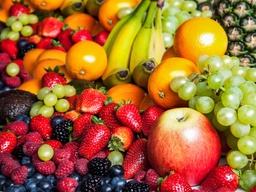
#> input picture Assignment_4/img/fruit.jpg, 256 x 192 px, shrunk from 1200 x 900 before the run
$ jupyter execute --allow-errors Assignment_4.ipynb
#> lines starting #> are read from the running program, lines starting #| are printed output that depends on the picture; after the words box and inside, x2 and y2 are one past the last pixel; in counts of white or black regions, pixels touching at a corner belong together
[cell 1]
import cv2 as cv
import numpy as np
import matplotlib.pyplot as plt
from mpl_toolkits.mplot3d import Axes3D
import os

# Utility Functions

[cell 2]
def spatial_to_freq(img: np.ndarray) -> np.ndarray:
    # Calculate the 2D discrete Fourier Transform
    f = np.fft.fft2(img)
    # Shift the zero-frequency component to the center of the spectrum
    fshift = np.fft.fftshift(f)

    return fshift


def freq_to_spatial(freq_img: np.ndarray) -> np.ndarray:
    # Shift the zero-frequency component to the center of the spectrum
    f_ishift = np.fft.ifftshift(freq_img)
    # Calculate the 2D discrete Fourier Transform
    img_back = np.fft.ifft2(f_ishift)

    # Normalize the image
    img_back = np.abs(img_back)

    return img_back


def calculate_magnitude_spectrum(img: np.ndarray) -> np.ndarray:
    np.seterr(divide='ignore')

    result = 20 * np.log(np.abs(img))
    result = np.abs(result).astype(np.uint8)

    return result


def apply_mask(img: np.ndarray, mask: np.ndarray): return img * mask


def grayscale_read(path: str) -> np.ndarray: return cv.imread(path, cv.IMREAD_GRAYSCALE)


def plot_3D(mask: np.ndarray, title: str = "", folder: str = ""):
    width, height = mask.shape

    fig = plt.figure()
    ax = Axes3D(fig)

    fig.add_axes(ax)

    X = np.arange(0, width, 1)
    Y = np.arange(0, height, 1)
    X, Y = np.meshgrid(X, Y)
    Z = mask[X, Y]

    ax.plot_surface(X, Y, Z, cmap='viridis')
    fig.suptitle(title)
    plt.savefig(f"{folder}/{title}.png")

    ax.remove()
    plt.close()

# Mask Generate

## Notch Filter

[cell 3]
def create_notch_mask(height: int, width: int, radius: int = 10, invert: bool = False) -> np.ndarray:
    mask = np.zeros((height, width), np.uint8)

    for i in range(height):
        for j in range(width):
            if np.sqrt((i - height / 2) ** 2 + (j - width / 2) ** 2) <= radius:
                mask[i, j] = 1

    if invert:
        mask = 1 - mask

    return mask

## Gaussian Filter

[cell 4]
def create_gaussian_mask(height: int, width: int, D0: float = 10, invert: bool = False) -> np.ndarray:
    mask = np.zeros((height, width), np.uint8)

    # Change to float
    mask = np.float32(mask)

    cX, cY = width // 2, height // 2

    for i in range(-cY, cY):
        for j in range(-cX, cX):
            distance = np.sqrt(i ** 2 + j ** 2)
            mask[i + cY, j + cX] = np.exp(-(distance ** 2) / (2 * (D0 ** 2)))

    if invert:
        mask = 1 - mask

    return mask

## Butterworth Filter

[cell 5]
def create_butterworth_mask(height: int, width: int, D0: int = 10, n: int = 1, invert: bool = False) -> np.ndarray:
    mask = np.zeros((height, width), np.uint8)

    # Change to float
    mask = np.float32(mask)

    cX, cY = width // 2, height // 2

    for i in range(-cY, cY):
        for j in range(-cX, cX):
            distance = np.sqrt(i ** 2 + j ** 2)
            mask[i + cY, j + cX] = 1 / (1 + (distance / D0) ** (2 * n))

    if invert:
        mask = 1 - mask

    return mask

# Processing Functions

[cell 6]
def process(img: np.ndarray, img_name: str) -> None:

    if not os.path.exists(f"out/{img_name}"):
        os.makedirs(f"out/{img_name}")

    freq_img = spatial_to_freq(img)
    width, height = freq_img.shape

    # Radius
    radius_list = [10, 50, 100]

    # Cut-off D0
    D0_list = [10, 50, 100]

    # Butterworth n
    n_list = np.arange(1, 6, 1)

    # Notch Mask
    low_pass_notch = [{
        "mask": create_notch_mask(width, height, radius),
        "title": f"LowPass r {radius}",
        "type": "notch"
    } for radius in radius_list]

    high_pass_notch = [{
        "mask": create_notch_mask(width, height, radius, invert=True),
        "title": f"HighPass r {radius}",
        "type": "notch"
    } for radius in radius_list]

    # Gaussian Mask
    low_pass_gaussian = [{
        "mask": create_gaussian_mask(width, height, D0),
        "title": f"LowPass D0 {D0}",
        "type": "gaussian"
    } for D0 in D0_list]

    high_pass_gaussian = [{
        "mask": create_gaussian_mask(width, height, D0, invert=True),
        "title": f"HighPass D0 {D0}",
        "type": "gaussian"
    } for D0 in D0_list]

    # Butterworth Mask
    low_pass_butterworth = [{
        "mask": create_butterworth_mask(width, height, D0, n),
        "title": f"LowPass D0 {D0} n {n}",
        "type": "butterworth"
    } for D0 in D0_list for n in n_list]

    high_pass_butterworth = [{
        "mask": create_butterworth_mask(width, height, D0, n, invert=True),
        "title": f"HighPass D0 {D0} n {n}",
        "type": "butterworth"
    } for D0 in D0_list for n in n_list]

    # Concatenate all masks
    masks = low_pass_notch + high_pass_notch + \
        low_pass_gaussian + high_pass_gaussian + \
        low_pass_butterworth + high_pass_butterworth

    # Calculate the magnitude spectrum
    magnitude_spectrum = calculate_magnitude_spectrum(freq_img)
    plot_3D(magnitude_spectrum, title="Magnitude Spectrum 3D", folder=f"out/{img_name}")

    # Save Spectrum
    cv.imwrite(f"out/{img_name}/magnitude_spectrum_2D.png", magnitude_spectrum)

    img_ratio = width / height

    for mask_dict in masks:

        mask = mask_dict["mask"]
        title = mask_dict["title"]
        mask_type = mask_dict["type"]

        if not os.path.exists(f"out/{img_name}/{mask_type}"):
            os.makedirs(f"out/{img_name}/{mask_type}/mask")
            os.makedirs(f"out/{img_name}/{mask_type}/result")

        plot_3D(mask, title=title, folder=f"./out/{img_name}/{mask_type}/mask")

        result = apply_mask(freq_img, mask)

        img_result = freq_to_spatial(result)

        cv.imwrite(f"out/{img_name}/{mask_type}/result/{title}.png", img_result)

        # Save Spectrum
        magnitude_spectrum = calculate_magnitude_spectrum(result)

        cv.imwrite(f"out/{img_name}/{mask_type}/result/{title}_spectrum.png", magnitude_spectrum)

        plt.close()

[cell 7]
flower = grayscale_read('img/flower1.jpg')
fruit = grayscale_read('img/fruit.jpg')
#> call 2 of grayscale_read, with path = 'img/fruit.jpg'
horizontal_noise_img = grayscale_read('img/Noisy_flower1_horizontal.jpg')
#> call 3 of grayscale_read, with path = 'img/Noisy_flower1_horizontal.jpg'
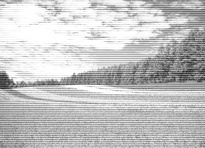
#> input picture Assignment_4/img/Noisy_flower1_horizontal.jpg, 205 x 148 px, shrunk from 960 x 694 before the run
#> in grayscale_read, returned value is the input picture: shape (148, 205); min 37, max 255, mean 196.3
vertical_noise_img = grayscale_read('img/Noisy_flower1_vertical.jpg')
#> call 4 of grayscale_read, with path = 'img/Noisy_flower1_vertical.jpg'
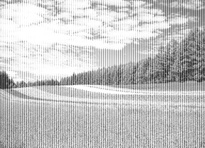
#> input picture Assignment_4/img/Noisy_flower1_vertical.jpg, 205 x 148 px, shrunk from 960 x 694 before the run
#> in grayscale_read, returned value is the input picture: shape (148, 205); min 35, max 255, mean 196.2

process(fruit, "fruit")
#> after the loop in create_notch_mask, `for i in range(height):`: mask: shape (192, 256); values 0 (black) and 1 (white), 0.64% white; 1 white region, box (x1, y1, x2, y2) and area: (118, 86, 139, 107) 317
#> after the loop in create_notch_mask (call 2), `for i in range(height):`: mask: shape (192, 256); values 0 (black) and 1 (white), 16% white; 1 white region, box (x1, y1, x2, y2) and area: (78, 46, 179, 147) 7845
#> call 3 of create_notch_mask, with height = 192, width = 256, radius = 100, invert = False
#> after the loop in create_notch_mask (call 3), `for i in range(height):`:
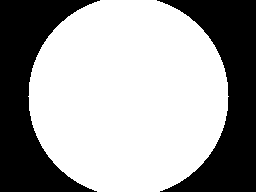
#> mask: shape (192, 256); values 0 (black) and 1 (white), 63.3% white; 2 black regions, box (x1, y1, x2, y2) and area: (0, 0, 100, 192) 9110, (157, 0, 256, 192) 8918
#> after the loop in create_butterworth_mask (call 15), `for i in range(-cY, cY):`:
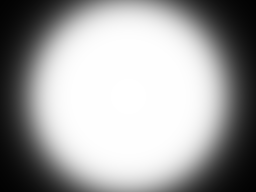
#> mask: shape (192, 256) float32; min 0.00901, max 1, mean 0.633
#> in calculate_magnitude_spectrum, `result = np.abs(result).astype(np.uint8)`:
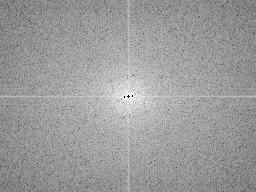
#> result: shape (192, 256); min 3, max 252, mean 155.3
#> in plot_3D, `Z = mask[X, Y]`:
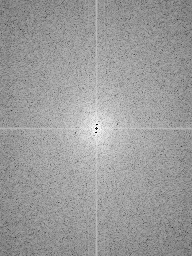
#> Z: shape (256, 192); min 3, max 252, mean 155.3
#> in plot_3D, `ax.plot_surface(X, Y, Z, cmap='viridis')`:
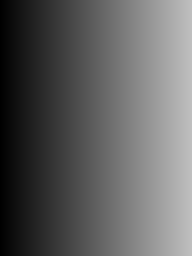
#> X: shape (256, 192) int64; min 0, max 191, mean 95.5
#> the loop in process, `for mask_dict in masks: ` made 42 passes
#> pass 1, in plot_3D (call 2), `plt.savefig(f"{folder}/{title}.png")`:
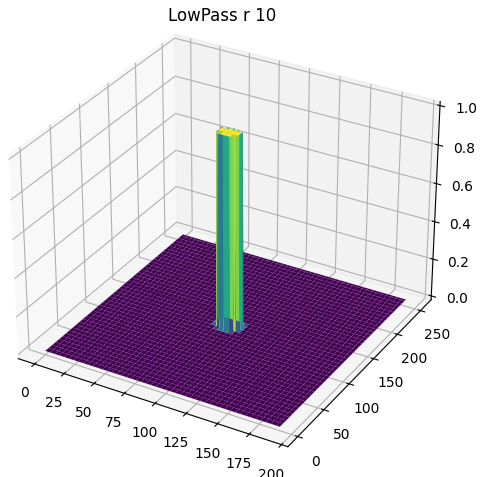
#> figure drawn by matplotlib, 1 panel
#> pass 1, in freq_to_spatial, `img_back = np.abs(img_back)`:
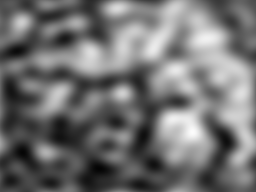
#> img_back: shape (192, 256) float64; min 4.16, max 252.1, mean 113.8
#> after the loop in process, `for mask_dict in masks:`:
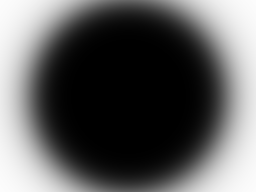
#> mask: shape (192, 256) float32; min 0, max 0.991, mean 0.367
#> (the rest of this cell did not finish here and is left out)

process(horizontal_noise_img, "horizontal_noise")
process(vertical_noise_img, "vertical_noise")

# Image Diff

[cell 8]
out_dir_list = os.listdir("out")
#> out_dir_list = ['flower', 'fruit']

# Filter .DS_Store
out_dir_list = [file for file in out_dir_list if file != ".DS_Store"]

print(out_dir_list)
#| ['flower', 'fruit']
#> `notch_result_path = f"out/{out_dir}/notch/result"`: notch_result_path = 'out/flower/notch/result'
#> `gaussian_result_path = f"out/{out_dir}/gaussian/result"`: gaussian_result_path = 'out/flower/gaussian/result'

#> (the rest of this cell did not finish here and is left out)
